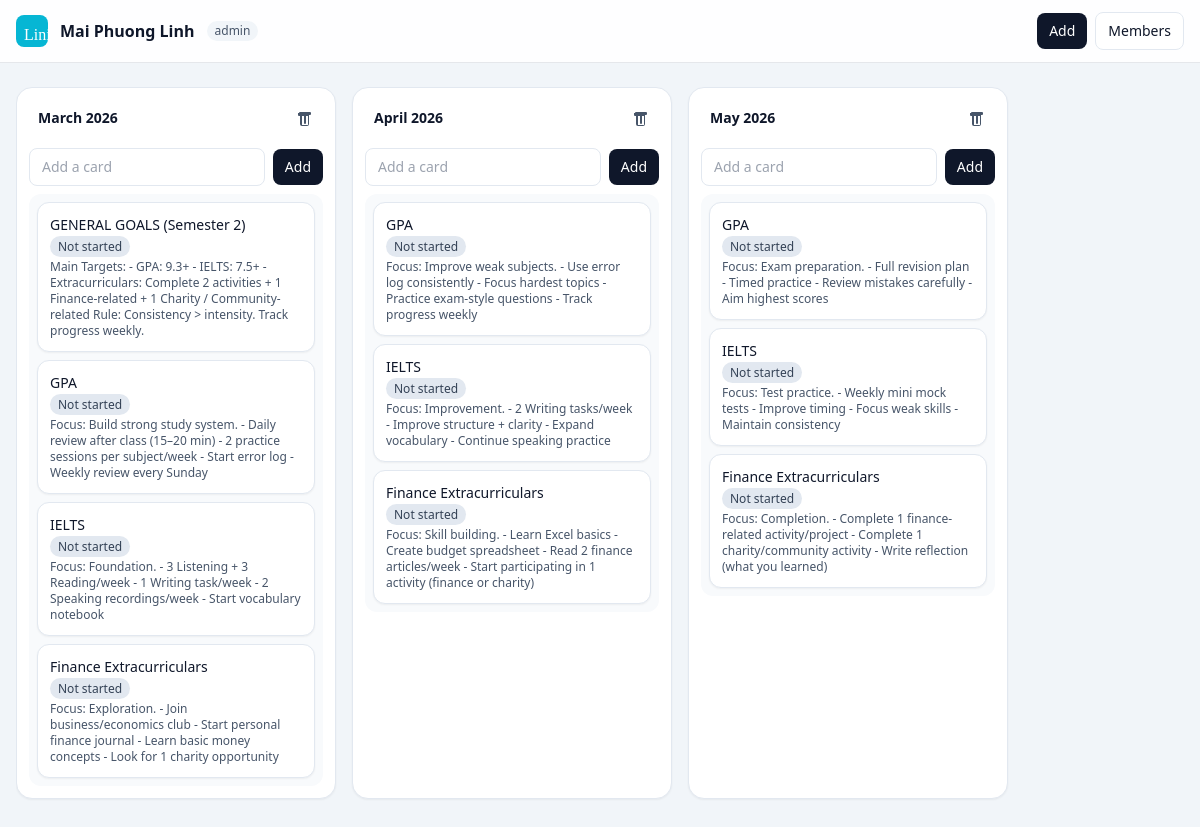
Screenshot of /boards/4/ (signed in) with the database file from the repository.
### board/models.py (models this page shows, shortened)
class Board(models.Model):
    name = models.CharField(max_length=120, default="Untitled board")
    created_by = models.ForeignKey(
        settings.AUTH_USER_MODEL,
        on_delete=models.CASCADE,
        related_name="created_boards",
    )
    join_code = models.CharField(max_length=16, unique=True, db_index=True)
    created_at = models.DateTimeField(auto_now_add=True)

class BoardMember(models.Model):
    ROLE_ADMIN = "admin"
    ROLE_MENTOR = "mentor"
    ROLE_STUDENT = "student"
    ROLE_SPECTATOR = "spectator"
    ROLE_CHOICES = [
        (ROLE_ADMIN, "Admin"),
        (ROLE_MENTOR, "Mentor"),
        (ROLE_STUDENT, "Student"),
        (ROLE_SPECTATOR, "Spectator"),
    ]
    board = models.ForeignKey(Board, on_delete=models.CASCADE, related_name="members")
    user = models.ForeignKey(settings.AUTH_USER_MODEL, on_delete=models.CASCADE, related_name="board_memberships")
    role = models.CharField(max_length=12, choices=ROLE_CHOICES, default=ROLE_SPECTATOR)
    joined_at = models.DateTimeField(auto_now_add=True)
    class Meta:
        unique_together = [("board", "user")]

class List(models.Model):
    board = models.ForeignKey(Board, on_delete=models.CASCADE, related_name="lists")
    title = models.CharField(max_length=120, default="Untitled")
    position = models.PositiveIntegerField(default=0)
    class Meta:
        ordering = ["position", "id"]

class Card(models.Model):
    TAG_NOT_STARTED = "not_started"
    TAG_IN_PROGRESS = "in_progress"
    TAG_FINISHED = "finished"
    TAG_CHOICES = [
        (TAG_NOT_STARTED, "Not started"),
        (TAG_IN_PROGRESS, "In progress"),
        (TAG_FINISHED, "Finished"),
    ]
    board = models.ForeignKey(Board, on_delete=models.CASCADE, related_name="cards")
    list = models.ForeignKey(List, on_delete=models.CASCADE, related_name="cards")
    title = models.CharField(max_length=200, default="Untitled")
    desc = models.TextField(blank=True, default="")
    tag = models.CharField(
        max_length=20,
        choices=TAG_CHOICES,
        default=TAG_NOT_STARTED,
    )
    position = models.PositiveIntegerField(default=0)
    created_at = models.DateTimeField(auto_now_add=True)
    class Meta:
        ordering = ["position", "id"]

### board/views.py (the view)
# urls.py: path("boards/<int:board_id>/", views.board_view, name="board_view"),
@login_required
def board_view(request, board_id: int):
    b = get_object_or_404(Board, id=board_id)
    try:
        role = require_member(b, request.user)
    except PermissionError:
        return _forbidden("not_member")
    if not can_read(role):
        return _forbidden()
    q = (request.GET.get("q") or "").strip()
    lists = list(List.objects.filter(board=b).order_by("position", "id"))
    for lst in lists:
        qs = Card.objects.filter(board=b, list=lst).order_by("position", "id")
        if q:
            qs = qs.filter(models.Q(title__icontains=q) | models.Q(desc__icontains=q))
        lst.cards_for_view = list(qs)
    return render(
        request,
        "board/board.html",
        {
            "board": b,
            "role": role,
            "lists": lists,
            "q": q,
        },
    )

### board/permissions.py (called while the page is built)
def get_role(board, user):
    if not user.is_authenticated:
        return None
    m = BoardMember.objects.filter(board=board, user=user).first()
    return m.role if m else None

def require_member(board, user):
    role = get_role(board, user)
    if not role:
        raise PermissionError("not_member")
    return role

def can_read(role):
    return role in ["admin", "mentor", "student", "spectator"]

### board/templates/board/board.html (shortened to what this page needs)
{% load static %}
<!doctype html>
<html lang="en">
<head>
  <script src="https://cdn.tailwindcss.com"></script>
</head>
<body class="min-h-screen bg-slate-100 text-slate-900">
  <header class="sticky top-0 z-40 border-b bg-white/90 backdrop-blur">
    <div class="mx-auto flex max-w-7xl items-center justify-between px-4 py-3">
      <div class="flex items-center gap-3">
        <a href="{% url 'board:home' %}"><div class="h-8 w-8 rounded-lg bg-cyan-500 font-serif text-white p-2">Lini</div></a>
        <div class="font-semibold">{{ board.name }}</div>
        <span class="rounded-full bg-slate-100 px-2 py-0.5 text-xs text-slate-600">{{ role }}</span>
      </div>
      <div class="flex items-center gap-2">
        <button id="newListBtn" class="rounded-lg bg-slate-900 px-3 py-2 text-sm font-medium text-white hover:bg-slate-800">
          Add
        </button>
        <a class="rounded-lg border border-slate-200 bg-white px-3 py-2 text-sm hover:bg-slate-50" href="{% url 'board:members_view' board.id %}">
          Members
        </a>
      </div>
    </div>
  </header>
  <main class="mx-auto max-w-7xl px-4 py-6">
    <section>
      <div id="lists" class="flex gap-4 overflow-x-auto pb-6">
        {% for lst in lists %}
          <div class="w-80 shrink-0 rounded-2xl border border-slate-200 bg-white shadow-sm"
               data-list-id="{{ lst.id }}">
            <div class="flex items-center justify-between gap-2 px-3 py-3">
              <input
                class="min-w-0 flex-1 rounded-lg border border-transparent px-2 py-1 text-sm font-semibold outline-none hover:border-slate-200 focus:border-slate-300"
                value="{{ lst.title }}"
                data-role="list-title"
              />
              <button class="rounded-lg p-2 hover:bg-slate-100" data-role="list-delete" title="Delete list">
              </button>
            </div>
            <div class="px-3 pb-3">
              <div class="mb-2 flex items-center gap-2">
                <input
                  class="flex-1 rounded-lg border border-slate-200 bg-white px-3 py-2 text-sm outline-none focus:border-slate-400"
                  placeholder="Add a card"
                  data-role="new-card-input"
                />
                <button class="rounded-lg bg-slate-900 px-3 py-2 text-sm font-medium text-white hover:bg-slate-800" data-role="add-card-btn">
                  Add
                </button>
              </div>
              <div class="min-h-10 space-y-2 rounded-xl bg-slate-50 p-2"
                   data-role="card-dropzone"
                   data-list-id="{{ lst.id }}">
                {% for c in lst.cards_for_view %}
                  <div class="group cursor-pointer rounded-xl border border-slate-200 bg-white p-3 shadow-sm hover:border-slate-300"
                       data-card-id="{{ c.id }}"
                       data-card-tag="{{ c.tag }}">
                    <div class="flex items-start justify-between gap-2">
                      <div class="min-w-0 flex-1">
                        <div class="text-sm font-medium text-slate-900" data-role="card-title">{{ c.title }}</div>
                        <div class="mt-1 text-xs">
                          {% if c.tag == "not_started" %}
                            <span class="rounded-full bg-slate-200 px-2 py-0.5 text-slate-700">Not started</span>
                          {% elif c.tag == "in_progress" %}
                            <span class="rounded-full bg-amber-200 px-2 py-0.5 text-amber-800">In progress</span>
                          {% elif c.tag == "finished" %}
                            <span class="rounded-full bg-emerald-200 px-2 py-0.5 text-emerald-800">Finished</span>
                          {% endif %}
                        </div>
                        {% if c.desc %}
                          <div class="mt-1 text-xs text-slate-600" data-role="card-desc">{{ c.desc }}</div>
                        {% else %}
                          <div class="mt-1 hidden text-xs text-slate-600" data-role="card-desc"></div>
                        {% endif %}
                      </div>
                    </div>
                  </div>
                {% endfor %}
              </div>
            </div>
          </div>
        {% endfor %}
      </div>
    </section>
  </main>
</body>
</html>

### rows the page displays
Board: name "Mai Phuong Linh"
BoardMember: role "admin"
List: title "March 2026"
Card: title "GENERAL GOALS (Semester 2)", tag "Not started", desc "Main Targets: - GPA: 9.3+ - IELTS: 7.5+ - Extracurriculars: Complete 2 activities + 1 Finance-related + 1 Charity / Community-related Rule: Consistency > intensity. Track progress weekly."
Card: title "GPA", tag "Not started", desc "Focus: Build strong study system. - Daily review after class (15–20 min) - 2 practice sessions per subject/week - Start error log - Weekly review every Sunday"
Card: title "IELTS", tag "Not started", desc "Focus: Foundation. - 3 Listening + 3 Reading/week - 1 Writing task/week - 2 Speaking recordings/week - Start vocabulary notebook"
Card: title "Finance Extracurriculars", tag "Not started", desc "Focus: Exploration. - Join business/economics club - Start personal finance journal - Learn basic money concepts - Look for 1 charity opportunity"
List: title "April 2026"
Card: title "GPA", tag "Not started", desc "Focus: Improve weak subjects. - Use error log consistently - Focus hardest topics - Practice exam-style questions - Track progress weekly"
Card: title "IELTS", tag "Not started", desc "Focus: Improvement. - 2 Writing tasks/week - Improve structure + clarity - Expand vocabulary - Continue speaking practice"
Card: title "Finance Extracurriculars", tag "Not started", desc "Focus: Skill building. - Learn Excel basics - Create budget spreadsheet - Read 2 finance articles/week - Start participating in 1 activity (finance or charity)"
List: title "May 2026"
Card: title "GPA", tag "Not started", desc "Focus: Exam preparation. - Full revision plan - Timed practice - Review mistakes carefully - Aim highest scores"
Card: title "IELTS", tag "Not started", desc "Focus: Test practice. - Weekly mini mock tests - Improve timing - Focus weak skills - Maintain consistency"
Card: title "Finance Extracurriculars", tag "Not started", desc "Focus: Completion. - Complete 1 finance-related activity/project - Complete 1 charity/community activity - Write reflection (what you learned)"
